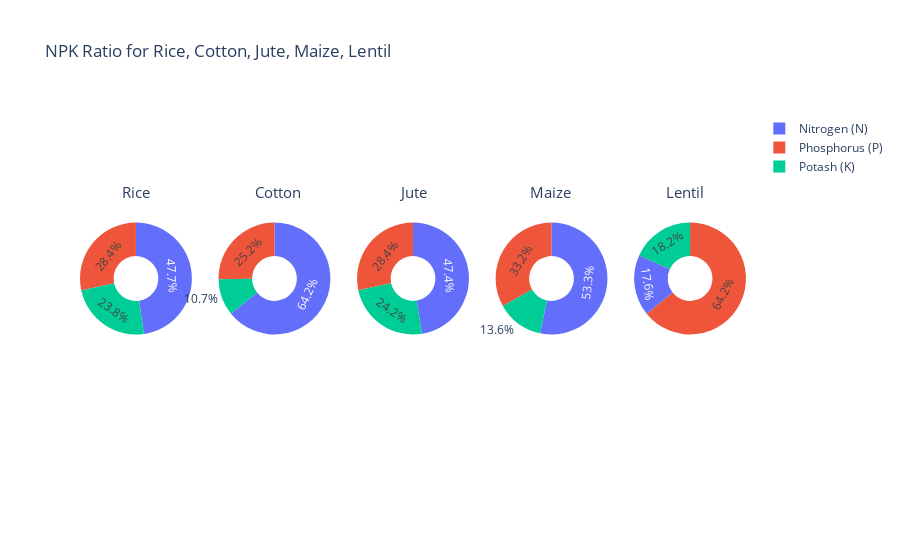

Here is the notebook cell this chart was saved with:
### Code cell
# Create a subplot figure with 1 row and 5 columns for pie charts
fig = make_subplots(rows=1, cols=5, specs=[[{'type':'domain'}, {'type':'domain'},
                                            {'type':'domain'}, {'type':'domain'}, 
                                            {'type':'domain'}]])

# Define labels for the pie charts
labels = ['Nitrogen (N)', 'Phosphorus (P)', 'Potash (K)']

# Function to add a pie chart for a specific crop
def add_pie_chart(crop_name, row, col):
    crop_npk = crop_summary[crop_summary.index == crop_name]
    values = [crop_npk['N'].values[0], crop_npk['P'].values[0], crop_npk['K'].values[0]]
    fig.add_trace(go.Pie(labels=labels, values=values, name=crop_name, hole=.4, hoverinfo="label+percent+name"), row, col)

# Add pie charts for each crop
add_pie_chart('rice', 1, 1)
add_pie_chart('cotton', 1, 2)
add_pie_chart('jute', 1, 3)
add_pie_chart('maize', 1, 4)
add_pie_chart('lentil', 1, 5)

# Update layout with title and annotations
fig.update_layout(
    title_text="NPK Ratio for Rice, Cotton, Jute, Maize, Lentil",
    annotations=[
        dict(text='Rice', x=0.06, y=0.8, font_size=15, showarrow=False),
        dict(text='Cotton', x=0.26, y=0.8, font_size=15, showarrow=False),
        dict(text='Jute', x=0.50, y=0.8, font_size=15, showarrow=False),
        dict(text='Maize', x=0.74, y=0.8, font_size=15, showarrow=False),
        dict(text='Lentil', x=0.94, y=0.8, font_size=15, showarrow=False)
    ]
)

# Show the plot
fig.show()

### Figure 1 — Plotly figure (JSON) as saved in the notebook; plotly's stock layout.template omitted (floating-point values rounded to 4 significant figures)
{"data": [{"domain": {"x": [0, 0.168], "y": [0, 1]}, "hole": 0.4, "hoverinfo": "label+percent+name", "labels": ["Nitrogen (N)", "Phosphorus (P)", "Potash (K)"], "name": "rice", "type": "pie", "values": [79.89, 47.58, 39.87]}, {"domain": {"x": [0.208, 0.376], "y": [0, 1]}, "hole": 0.4, "hoverinfo": "label+percent+name", "labels": ["Nitrogen (N)", "Phosphorus (P)", "Potash (K)"], "name": "cotton", "type": "pie", "values": [117.8, 46.24, 19.56]}, {"domain": {"x": [0.416, 0.584], "y": [0, 1]}, "hole": 0.4, "hoverinfo": "label+percent+name", "labels": ["Nitrogen (N)", "Phosphorus (P)", "Potash (K)"], "name": "jute", "type": "pie", "values": [78.4, 46.86, 39.99]}, {"domain": {"x": [0.624, 0.792], "y": [0, 1]}, "hole": 0.4, "hoverinfo": "label+percent+name", "labels": ["Nitrogen (N)", "Phosphorus (P)", "Potash (K)"], "name": "maize", "type": "pie", "values": [77.76, 48.44, 19.79]}, {"domain": {"x": [0.832, 1], "y": [0, 1]}, "hole": 0.4, "hoverinfo": "label+percent+name", "labels": ["Nitrogen (N)", "Phosphorus (P)", "Potash (K)"], "name": "lentil", "type": "pie", "values": [18.77, 68.36, 19.41]}], "layout": {"annotations": [{"font": {"size": 15}, "showarrow": false, "text": "Rice", "x": 0.06, "y": 0.8}, {"font": {"size": 15}, "showarrow": false, "text": "Cotton", "x": 0.26, "y": 0.8}, {"font": {"size": 15}, "showarrow": false, "text": "Jute", "x": 0.5, "y": 0.8}, {"font": {"size": 15}, "showarrow": false, "text": "Maize", "x": 0.74, "y": 0.8}, {"font": {"size": 15}, "showarrow": false, "text": "Lentil", "x": 0.94, "y": 0.8}], "title": {"text": "NPK Ratio for Rice, Cotton, Jute, Maize, Lentil"}}}
